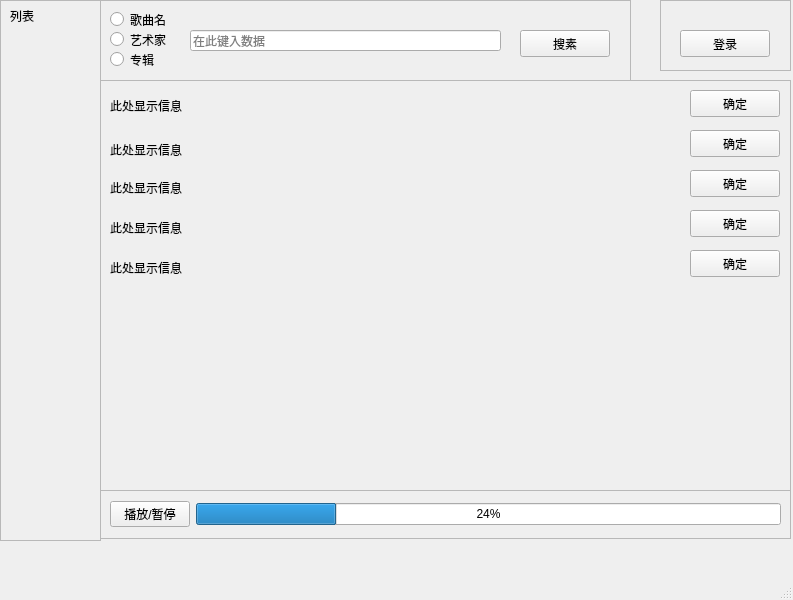
<?xml version="1.0" encoding="UTF-8"?>
<ui version="4.0">
 <class>MainWindow</class>
 <widget class="QMainWindow" name="MainWindow">
  <property name="geometry">
   <rect>
    <x>0</x>
    <y>0</y>
    <width>793</width>
    <height>600</height>
   </rect>
  </property>
  <property name="windowTitle">
   <string>MainWindow</string>
  </property>
  <widget class="QWidget" name="centralwidget">
   <widget class="QFrame" name="frame_2">
    <property name="geometry">
     <rect>
      <x>100</x>
      <y>490</y>
      <width>691</width>
      <height>49</height>
     </rect>
    </property>
    <property name="frameShape">
     <enum>QFrame::StyledPanel</enum>
    </property>
    <property name="frameShadow">
     <enum>QFrame::Raised</enum>
    </property>
    <layout class="QGridLayout" name="gridLayout">
     <item row="1" column="1">
      <widget class="QProgressBar" name="progressBar">
       <property name="value">
        <number>24</number>
       </property>
      </widget>
     </item>
     <item row="1" column="0">
      <widget class="QPushButton" name="pushButton_3">
       <property name="text">
        <string>播放/暂停</string>
       </property>
      </widget>
     </item>
    </layout>
   </widget>
   <widget class="QFrame" name="frame_3">
    <property name="geometry">
     <rect>
      <x>100</x>
      <y>0</y>
      <width>531</width>
      <height>81</height>
     </rect>
    </property>
    <property name="frameShape">
     <enum>QFrame::StyledPanel</enum>
    </property>
    <property name="frameShadow">
     <enum>QFrame::Raised</enum>
    </property>
    <widget class="QRadioButton" name="radioButton">
     <property name="geometry">
      <rect>
       <x>10</x>
       <y>10</y>
       <width>112</width>
       <height>19</height>
      </rect>
     </property>
     <property name="text">
      <string>歌曲名</string>
     </property>
    </widget>
    <widget class="QRadioButton" name="radioButton_2">
     <property name="geometry">
      <rect>
       <x>10</x>
       <y>30</y>
       <width>112</width>
       <height>19</height>
      </rect>
     </property>
     <property name="text">
      <string>艺术家</string>
     </property>
    </widget>
    <widget class="QRadioButton" name="radioButton_3">
     <property name="geometry">
      <rect>
       <x>10</x>
       <y>50</y>
       <width>112</width>
       <height>19</height>
      </rect>
     </property>
     <property name="text">
      <string>专辑</string>
     </property>
    </widget>
    <widget class="QLineEdit" name="lineEdit">
     <property name="geometry">
      <rect>
       <x>90</x>
       <y>30</y>
       <width>311</width>
       <height>21</height>
      </rect>
     </property>
     <property name="toolTip">
      <string>在此键入</string>
     </property>
     <property name="text">
      <string/>
     </property>
     <property name="placeholderText">
      <string>在此键入数据</string>
     </property>
    </widget>
    <widget class="QPushButton" name="pushButton">
     <property name="geometry">
      <rect>
       <x>420</x>
       <y>30</y>
       <width>90</width>
       <height>27</height>
      </rect>
     </property>
     <property name="text">
      <string>搜素</string>
     </property>
    </widget>
   </widget>
   <widget class="QFrame" name="frame_4">
    <property name="geometry">
     <rect>
      <x>660</x>
      <y>0</y>
      <width>131</width>
      <height>71</height>
     </rect>
    </property>
    <property name="frameShape">
     <enum>QFrame::StyledPanel</enum>
    </property>
    <property name="frameShadow">
     <enum>QFrame::Raised</enum>
    </property>
    <widget class="QPushButton" name="pushButton_2">
     <property name="geometry">
      <rect>
       <x>20</x>
       <y>30</y>
       <width>90</width>
       <height>27</height>
      </rect>
     </property>
     <property name="text">
      <string>登录</string>
     </property>
    </widget>
   </widget>
   <widget class="QFrame" name="frame_5">
    <property name="geometry">
     <rect>
      <x>100</x>
      <y>80</y>
      <width>691</width>
      <height>411</height>
     </rect>
    </property>
    <property name="frameShape">
     <enum>QFrame::StyledPanel</enum>
    </property>
    <property name="frameShadow">
     <enum>QFrame::Raised</enum>
    </property>
    <widget class="QLabel" name="label">
     <property name="geometry">
      <rect>
       <x>10</x>
       <y>16</y>
       <width>571</width>
       <height>20</height>
      </rect>
     </property>
     <property name="text">
      <string>此处显示信息</string>
     </property>
    </widget>
    <widget class="QPushButton" name="pushButton_4">
     <property name="geometry">
      <rect>
       <x>590</x>
       <y>10</y>
       <width>90</width>
       <height>27</height>
      </rect>
     </property>
     <property name="text">
      <string>确定</string>
     </property>
    </widget>
    <widget class="QLabel" name="label_3">
     <property name="geometry">
      <rect>
       <x>10</x>
       <y>60</y>
       <width>571</width>
       <height>20</height>
      </rect>
     </property>
     <property name="text">
      <string>此处显示信息</string>
     </property>
    </widget>
    <widget class="QLabel" name="label_4">
     <property name="geometry">
      <rect>
       <x>10</x>
       <y>100</y>
       <width>571</width>
       <height>16</height>
      </rect>
     </property>
     <property name="text">
      <string>此处显示信息</string>
     </property>
    </widget>
    <widget class="QLabel" name="label_5">
     <property name="geometry">
      <rect>
       <x>10</x>
       <y>140</y>
       <width>571</width>
       <height>16</height>
      </rect>
     </property>
     <property name="text">
      <string>此处显示信息</string>
     </property>
    </widget>
    <widget class="QLabel" name="label_6">
     <property name="geometry">
      <rect>
       <x>10</x>
       <y>180</y>
       <width>561</width>
       <height>16</height>
      </rect>
     </property>
     <property name="text">
      <string>此处显示信息</string>
     </property>
    </widget>
    <widget class="QPushButton" name="pushButton_5">
     <property name="geometry">
      <rect>
       <x>590</x>
       <y>50</y>
       <width>90</width>
       <height>27</height>
      </rect>
     </property>
     <property name="text">
      <string>确定</string>
     </property>
    </widget>
    <widget class="QPushButton" name="pushButton_6">
     <property name="geometry">
      <rect>
       <x>590</x>
       <y>90</y>
       <width>90</width>
       <height>27</height>
      </rect>
     </property>
     <property name="text">
      <string>确定</string>
     </property>
    </widget>
    <widget class="QPushButton" name="pushButton_7">
     <property name="geometry">
      <rect>
       <x>590</x>
       <y>130</y>
       <width>90</width>
       <height>27</height>
      </rect>
     </property>
     <property name="text">
      <string>确定</string>
     </property>
    </widget>
    <widget class="QPushButton" name="pushButton_8">
     <property name="geometry">
      <rect>
       <x>590</x>
       <y>170</y>
       <width>90</width>
       <height>27</height>
      </rect>
     </property>
     <property name="text">
      <string>确定</string>
     </property>
    </widget>
   </widget>
   <widget class="QFrame" name="frame_6">
    <property name="geometry">
     <rect>
      <x>0</x>
      <y>0</y>
      <width>101</width>
      <height>541</height>
     </rect>
    </property>
    <property name="frameShape">
     <enum>QFrame::StyledPanel</enum>
    </property>
    <property name="frameShadow">
     <enum>QFrame::Raised</enum>
    </property>
    <widget class="QLabel" name="label_2">
     <property name="geometry">
      <rect>
       <x>10</x>
       <y>0</y>
       <width>91</width>
       <height>31</height>
      </rect>
     </property>
     <property name="text">
      <string>列表</string>
     </property>
    </widget>
   </widget>
  </widget>
  <widget class="QMenuBar" name="menubar">
   <property name="geometry">
    <rect>
     <x>0</x>
     <y>0</y>
     <width>793</width>
     <height>26</height>
    </rect>
   </property>
  </widget>
  <widget class="QStatusBar" name="statusbar"/>
 </widget>
 <resources/>
 <connections/>
</ui>
